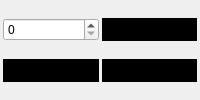
           <widget class="QWidget" name="pgFlashPlayer_9">
            <layout class="QGridLayout" name="gridLayout_21">
             <property name="leftMargin">
              <number>3</number>
             </property>
             <property name="topMargin">
              <number>3</number>
             </property>
             <property name="rightMargin">
              <number>3</number>
             </property>
             <property name="bottomMargin">
              <number>3</number>
             </property>
             <property name="spacing">
              <number>3</number>
             </property>
             <item row="0" column="0">
              <widget class="QSpinBox" name="numFlashPlayerDuration"/>
             </item>
             <item row="0" column="1">
              <widget class="QToolButton" name="btnFlashPlayerColor1">
               <property name="sizePolicy">
                <sizepolicy hsizetype="Preferred" vsizetype="Fixed">
                 <horstretch>0</horstretch>
                 <verstretch>0</verstretch>
                </sizepolicy>
               </property>
               <property name="styleSheet">
                <string notr="true">background-color: rgb(0, 0, 0);</string>
               </property>
               <property name="text">
                <string/>
               </property>
               <property name="arrowType">
                <enum>Qt::DownArrow</enum>
               </property>
              </widget>
             </item>
             <item row="1" column="1">
              <widget class="QToolButton" name="btnFlashPlayerColor3">
               <property name="sizePolicy">
                <sizepolicy hsizetype="Preferred" vsizetype="Fixed">
                 <horstretch>0</horstretch>
                 <verstretch>0</verstretch>
                </sizepolicy>
               </property>
               <property name="styleSheet">
                <string notr="true">background-color: rgb(0, 0, 0);</string>
               </property>
               <property name="text">
                <string/>
               </property>
               <property name="arrowType">
                <enum>Qt::DownArrow</enum>
               </property>
              </widget>
             </item>
             <item row="1" column="0">
              <widget class="QToolButton" name="btnFlashPlayerColor2">
               <property name="sizePolicy">
                <sizepolicy hsizetype="Preferred" vsizetype="Fixed">
                 <horstretch>0</horstretch>
                 <verstretch>0</verstretch>
                </sizepolicy>
               </property>
               <property name="styleSheet">
                <string notr="true">background-color: rgb(0, 0, 0);</string>
               </property>
               <property name="text">
                <string/>
               </property>
               <property name="arrowType">
                <enum>Qt::DownArrow</enum>
               </property>
              </widget>
             </item>
            </layout>
           </widget>
